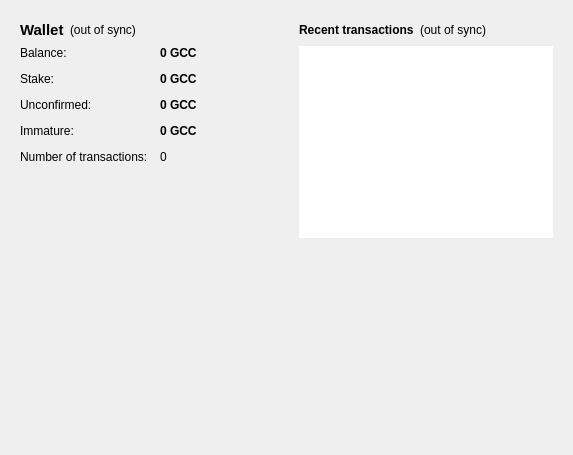
<?xml version="1.0" encoding="UTF-8"?>
<ui version="4.0">
 <class>OverviewPage</class>
 <widget class="QWidget" name="OverviewPage">
  <property name="geometry">
   <rect>
    <x>0</x>
    <y>0</y>
    <width>573</width>
    <height>455</height>
   </rect>
  </property>
  <property name="windowTitle">
   <string>Form</string>
  </property>
  <layout class="QHBoxLayout" name="horizontalLayout" stretch="1,1">
   <item>
    <layout class="QVBoxLayout" name="verticalLayout_2">
     <item>
      <widget class="QFrame" name="frame">
       <layout class="QVBoxLayout" name="verticalLayout_4">
        <item>
         <layout class="QHBoxLayout" name="horizontalLayout_4">
          <item>
           <widget class="QLabel" name="label_5">
            <property name="font">
             <font>
              <pointsize>11</pointsize>
              <weight>75</weight>
              <bold>true</bold>
             </font>
            </property>
            <property name="text">
             <string>Wallet</string>
            </property>
           </widget>
          </item>
          <item>
           <widget class="QLabel" name="labelWalletStatus">
            <property name="toolTip">
             <string>The displayed information may be out of date. Your wallet automatically synchronizes with the TheGCCcoin network after a connection is established, but this process has not completed yet.</string>
            </property>
            <property name="text">
             <string notr="true">(out of sync)</string>
            </property>
            <property name="alignment">
             <set>Qt::AlignLeading|Qt::AlignLeft|Qt::AlignVCenter</set>
            </property>
           </widget>
          </item>
          <item>
           <spacer name="horizontalSpacer_2">
            <property name="orientation">
             <enum>Qt::Horizontal</enum>
            </property>
            <property name="sizeHint" stdset="0">
             <size>
              <width>40</width>
              <height>20</height>
             </size>
            </property>
           </spacer>
          </item>
         </layout>
        </item>
        <item>
         <layout class="QFormLayout" name="formLayout_2">
          <property name="fieldGrowthPolicy">
           <enum>QFormLayout::AllNonFixedFieldsGrow</enum>
          </property>
          <property name="horizontalSpacing">
           <number>12</number>
          </property>
          <property name="verticalSpacing">
           <number>12</number>
          </property>
          <item row="0" column="0">
           <widget class="QLabel" name="label">
            <property name="text">
             <string>Balance:</string>
            </property>
           </widget>
          </item>
          <item row="0" column="1">
           <widget class="QLabel" name="labelBalance">
            <property name="font">
             <font>
              <weight>75</weight>
              <bold>true</bold>
             </font>
            </property>
            <property name="cursor">
             <cursorShape>IBeamCursor</cursorShape>
            </property>
            <property name="toolTip">
             <string>Your current balance</string>
            </property>
            <property name="text">
             <string notr="true">0 GCC</string>
            </property>
            <property name="textInteractionFlags">
             <set>Qt::LinksAccessibleByMouse|Qt::TextSelectableByKeyboard|Qt::TextSelectableByMouse</set>
            </property>
           </widget>
          </item>
          <item row="1" column="0">
           <widget class="QLabel" name="label_6">
            <property name="text">
             <string>Stake:</string>
            </property>
           </widget>
          </item>
          <item row="1" column="1">
           <widget class="QLabel" name="labelStake">
            <property name="font">
             <font>
              <weight>75</weight>
              <bold>true</bold>
             </font>
            </property>
            <property name="cursor">
             <cursorShape>IBeamCursor</cursorShape>
            </property>
            <property name="toolTip">
             <string>Total of coins that was staked, and do not yet count toward the current balance</string>
            </property>
            <property name="text">
             <string notr="true">0 GCC</string>
            </property>
            <property name="textInteractionFlags">
             <set>Qt::LinksAccessibleByMouse|Qt::TextSelectableByKeyboard|Qt::TextSelectableByMouse</set>
            </property>
           </widget>
          </item>
          <item row="2" column="0">
           <widget class="QLabel" name="label_3">
            <property name="text">
             <string>Unconfirmed:</string>
            </property>
           </widget>
          </item>
          <item row="2" column="1">
           <widget class="QLabel" name="labelUnconfirmed">
            <property name="font">
             <font>
              <weight>75</weight>
              <bold>true</bold>
             </font>
            </property>
            <property name="cursor">
             <cursorShape>IBeamCursor</cursorShape>
            </property>
            <property name="toolTip">
             <string>Total of transactions that have yet to be confirmed, and do not yet count toward the current balance</string>
            </property>
            <property name="text">
             <string notr="true">0 GCC</string>
            </property>
            <property name="textInteractionFlags">
             <set>Qt::LinksAccessibleByMouse|Qt::TextSelectableByKeyboard|Qt::TextSelectableByMouse</set>
            </property>
           </widget>
          </item>
          <item row="3" column="0">
           <widget class="QLabel" name="labelImmatureText">
            <property name="text">
             <string>Immature:</string>
            </property>
           </widget>
          </item>
          <item row="3" column="1">
           <widget class="QLabel" name="labelImmature">
            <property name="font">
             <font>
              <weight>75</weight>
              <bold>true</bold>
             </font>
            </property>
            <property name="toolTip">
             <string>Mined balance that has not yet matured</string>
            </property>
            <property name="text">
             <string notr="true">0 GCC</string>
            </property>
            <property name="textInteractionFlags">
             <set>Qt::LinksAccessibleByMouse|Qt::TextSelectableByKeyboard|Qt::TextSelectableByMouse</set>
            </property>
           </widget>
          </item>
          <item row="4" column="0">
           <widget class="QLabel" name="label_2">
            <property name="text">
             <string>Number of transactions:</string>
            </property>
           </widget>
          </item>
          <item row="4" column="1">
           <widget class="QLabel" name="labelNumTransactions">
            <property name="toolTip">
             <string>Total number of transactions in wallet</string>
            </property>
            <property name="text">
             <string notr="true">0</string>
            </property>
           </widget>
          </item>
         </layout>
        </item>
       </layout>
      </widget>
     </item>
     <item>
      <spacer name="verticalSpacer">
       <property name="orientation">
        <enum>Qt::Vertical</enum>
       </property>
       <property name="sizeHint" stdset="0">
        <size>
         <width>20</width>
         <height>40</height>
        </size>
       </property>
      </spacer>
     </item>
     <item>
      <widget class="QLabel" name="label_61">
       <property name="text">
        <string/>
       </property>
       <property name="pixmap">
        <pixmap resource="../bitcoin.qrc">:/images/backg</pixmap>
       </property>
       <property name="scaledContents">
        <bool>false</bool>
       </property>
       <property name="alignment">
        <set>Qt::AlignCenter</set>
       </property>
       <property name="margin">
        <number>-2</number>
       </property>
      </widget>
     </item>
    </layout>
   </item>
   <item>
    <layout class="QVBoxLayout" name="verticalLayout_3">
     <item>
      <widget class="QFrame" name="frame_2">
       <layout class="QVBoxLayout" name="verticalLayout">
        <item>
         <layout class="QHBoxLayout" name="horizontalLayout_2">
          <item>
           <widget class="QLabel" name="label_4">
            <property name="text">
             <string>&lt;b&gt;Recent transactions&lt;/b&gt;</string>
            </property>
           </widget>
          </item>
          <item>
           <widget class="QLabel" name="labelTransactionsStatus">
            <property name="toolTip">
             <string>The displayed information may be out of date. Your wallet automatically synchronizes with  TheGCCcoin network after a connection is established, but this process has not completed yet.</string>
            </property>
            <property name="text">
             <string notr="true">(out of sync)</string>
            </property>
            <property name="alignment">
             <set>Qt::AlignRight|Qt::AlignTrailing|Qt::AlignVCenter</set>
            </property>
           </widget>
          </item>
          <item>
           <spacer name="horizontalSpacer">
            <property name="orientation">
             <enum>Qt::Horizontal</enum>
            </property>
            <property name="sizeHint" stdset="0">
             <size>
              <width>40</width>
              <height>20</height>
             </size>
            </property>
           </spacer>
          </item>
         </layout>
        </item>
        <item>
         <widget class="QListView" name="listTransactions">
          <property name="frameShape">
           <enum>QFrame::NoFrame</enum>
          </property>
          <property name="verticalScrollBarPolicy">
           <enum>Qt::ScrollBarAlwaysOff</enum>
          </property>
          <property name="horizontalScrollBarPolicy">
           <enum>Qt::ScrollBarAlwaysOff</enum>
          </property>
          <property name="selectionMode">
           <enum>QAbstractItemView::NoSelection</enum>
          </property>
         </widget>
        </item>
       </layout>
      </widget>
     </item>
     <item>
      <spacer name="verticalSpacer_2">
       <property name="orientation">
        <enum>Qt::Vertical</enum>
       </property>
       <property name="sizeHint" stdset="0">
        <size>
         <width>20</width>
         <height>40</height>
        </size>
       </property>
      </spacer>
     </item>
    </layout>
   </item>
  </layout>
 </widget>
 <resources>
  <include location="../bitcoin.qrc"/>
 </resources>
 <connections/>
</ui>
